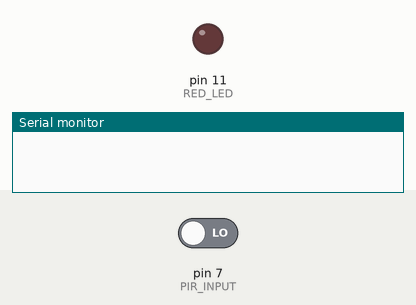
Bench run of a sketch on a simulated Arduino Uno, built with avr-gcc and run on an emulated ATmega328P. Shown: output pins drawn as LEDs (lit = HIGH), the last lines printed to the serial monitor. The test bench sets the inputs (shaded band); at power-on: pin 7 (PIR_INPUT) LOW.

Above: at 1.2 s.
1.3 s: pin 7 (PIR_INPUT) driven HIGH
At 1.8 s:
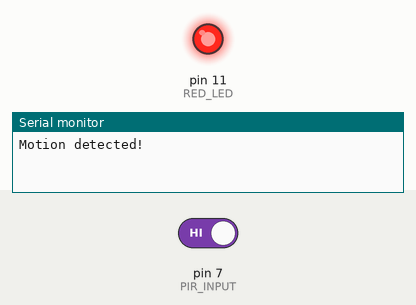
2.8 s: pin 7 (PIR_INPUT) driven LOW
At 4.2 s:
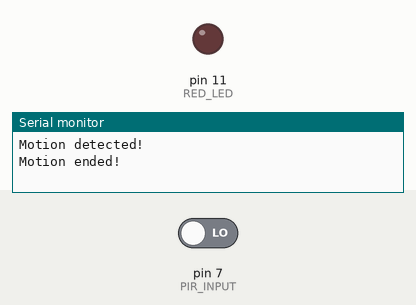
Timing chart, 0 to 5.8 s (numbered marks = the images above; inputs shaded):
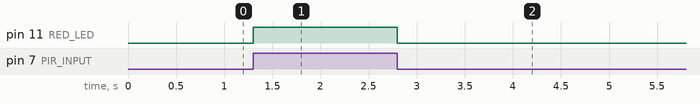

Measured:
- after the input at 1.3 s, pin 11 (RED_LED): LOW → HIGH at once
- after the input at 2.8 s, pin 11 (RED_LED): HIGH → LOW at once

The sketch:

PIR-Sensor-With-Arduino.ino
```cpp
/*
 * Arduino with PIR motion sensor
 * GND , PIR OUTPUT, VCC
 */

int RED_LED = 11;                // choose the pin for the RED LED
int PIR_INPUT = 7;               // choose the input pin (for PIR SENOSR)
int PIR_STATE = LOW;             // we start, assuming no motion detected
int val = 0;                    // variable for reading the pin status

void setup() {
  pinMode(RED_LED, OUTPUT);      // declare LED as output
  pinMode(PIR_INPUT, INPUT);     // declare sensor as input

  Serial.begin(9600);
}

void loop(){
  val = digitalRead(PIR_INPUT);  // read input value
  if (val == HIGH) {            // check if the input is HIGH
    digitalWrite(RED_LED, HIGH);  // turn LED ON
    if (PIR_STATE == LOW) {
      // we have just turned on
      Serial.println("Motion detected!");
      // We only want to print on the output change, not state
      PIR_STATE = HIGH;
    }
  } else {
    digitalWrite(RED_LED, LOW); // turn LED OFF
    if (PIR_STATE == HIGH){
      // we have just turned of
      Serial.println("Motion ended!");
      // We only want to print on the output change, not state
      PIR_STATE = LOW;
    }
  }
}
```
